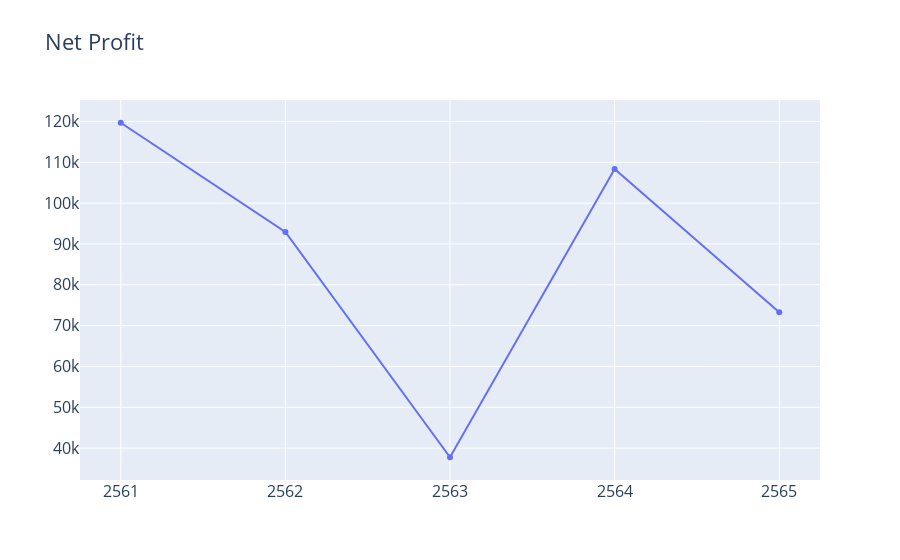

Notebook source saved alongside this figure:
### Code cell
PTT = Stock("PTT")
fs = PTT.financial_statement()

fig = go.Figure()
fig.add_trace(go.Scatter(x=fs["year"],y=fs["กำไรสุทธิ"], line=dict(width=2),
                    name='markers'))

fig.update_layout(
    title="Net Profit",
    font=dict(size=16),
)
fig.show()

### Figure 1 — Plotly figure (JSON) as saved in the notebook; plotly's stock layout.template omitted (floating-point values rounded to 4 significant figures)
{"data": [{"line": {"width": 2}, "name": "markers", "type": "scatter", "x": ["2561", "2562", "2563", "2564", "2565"], "y": [119700.0, 92950.0, 37770.0, 108400.0, 73300.0]}], "layout": {"font": {"size": 16}, "title": {"text": "Net Profit"}}}
